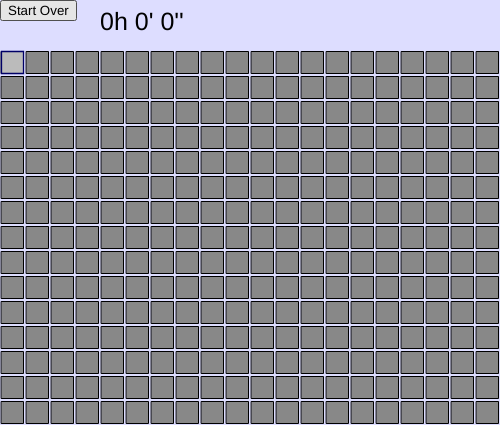
Frame 1 (no input)
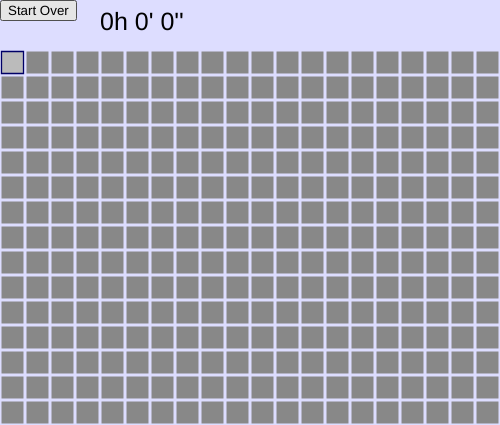
Frame 60 (no input)
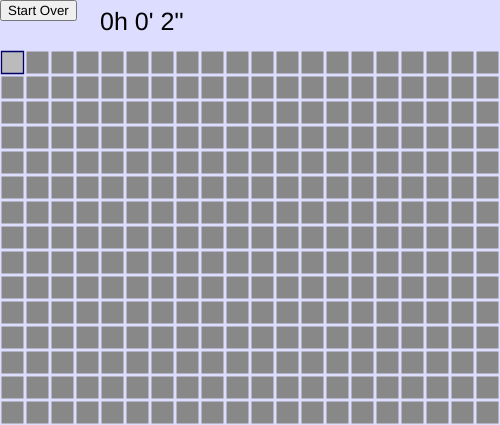
Frame 120 (the mouse pressed at the canvas centre since frame 60)

The p5.js sketch that drew these frames (run headless with seeded random() and noise() and a simulated clock; from frame 60 on, the mouse is pressed at the canvas centre):

// p5.js sketch
// ── sketch.js
var xypos = [0,0];
const r = 25;
const margin = 1.5;
const xSquares = 20; // number of columns
const ySquares = 15; // number of rows
const nBombs = 1;//40; // number of bombs in this square
var mask; // binary array, init as all zeros, if zero you cannot see the board tile underneath
var flag;
const leftx = 0; // how much margin to leave on tip
const topy = 50;
var board;
var strBoard;
var startTime;
var endTime;
const colormap = {"1":"#33F","2":"#093","3":"#D33","4":"#00C",
                  "5":"#099","6":"#C00","7":"#0C0","8":"#000",
                  "!!":"#D33"};
var curTime;
var gameState; // "playing" , "won" , "lost"


function startOver() {
  flag = zeros([xSquares,ySquares]);
  mask = zeros([xSquares,ySquares]);
  board = generateBoard();
  strBoard = getStringRepBoard(board);
  startTime = millis();
  gameState = "playing";
}

function setup() {
  createCanvas(r * xSquares + leftx, r * ySquares + topy);
  startOver();
  
  button = createButton('Start Over');
  button.position(0, 0);
  button.mousePressed(startOver);
  
  // tests
  console.log(board[0]);
  console.log(strBoard[0]);
  console.log(mask[0]); // should be all zeros
}

function draw() {
  background("#DDF");
  
  if (gameState == "playing") {
    // draw a timer
    curTime = millis();
    fill("#000");
    textSize(25);
    text( millisToString(curTime - startTime), 100, 30);
  } else if (gameState == "lost") {
    fill("#A00");
    textSize(25);
    text( millisToString(endTime - startTime), 100, 30);
  } else if (gameState == "won") {
    fill("#0A0");
    textSize(25);
    text( millisToString(endTime - startTime), 100, 30);
  }
  drawBoard();
}

function millisToString(t) {
  return parseInt(t / 3600000) + "h " + parseInt((t / 60000) % 60) + "' " + parseInt((t / 1000) % 60) + "''";
}

// helper
function zeros(dimensions) {
  var array = [];
  for (var i = 0; i < dimensions[0]; ++i) {
    array.push(dimensions.length == 1 ? 0 : zeros(dimensions.slice(1)));
  }
  return array;
}

function ones(dimensions) {
  var array = [];
  for (var i = 0; i < dimensions[0]; ++i) {
    array.push(dimensions.length == 1 ? 1 : ones(dimensions.slice(1)));
  }
  return array;
}

// helper function for getting random subarray
function getRandomSubarray(arr, size) {
    var shuffled = arr.slice(0), i = arr.length, temp, index;
    while (i--) {
        index = Math.floor((i + 1) * Math.random());
        temp = shuffled[index];
        shuffled[index] = shuffled[i];
        shuffled[i] = temp;
    }
    return shuffled.slice(0, size);
}

// returns a viewable board with numbers -1 through 8
// -1 means bomb
function generateBoard () {
  // generates 2d (m x n) array of strings marked
  // blank if the tile touches zero bombs,
  // k if they are touching k bombs
  // * if the tile is a bomb
  var board = zeros([xSquares,ySquares]);
  let allIdxs = []; // 1d array
  for (let i=0; i< xSquares * ySquares ; i++) {
    allIdxs.push(i);
  }
  const bombIdxs1D = getRandomSubarray(allIdxs , nBombs);
  for (let i = 0; i < bombIdxs1D.length; i++) {
    board[parseInt(bombIdxs1D[i] / ySquares)][bombIdxs1D[i] % ySquares] = -1;
  }
  // fill non bombs with numbers
  for (let i = 0; i < xSquares; i++) {
    for (let j = 0; j < ySquares; j++) {
      if (board[i][j] != -1) {
        for (let xn = Math.max(i - 1,0); xn < Math.min(i+2,xSquares); xn++) {
          for (let yn = Math.max(j-1,0); yn < Math.min(j+2,ySquares); yn++) {
            if ((i!=xn || j!=yn) && board[xn][yn] == -1) {
              board[i][j] = board[i][j] + 1;
            }
          }
        }
      }
    }
  }
  // more code here for filling other numbers
  return board;
}

function getStringRepBoard (board) {
  var stringRepBoard = []
  for (let i=0; i<board.length; i++) {
    let column = [];
    for (let j=0; j<board[i].length; j++) {
      if (board[i][j] == -1) {
        column.push("*");
      } else if (board[i][j] == 0) {
        column.push("")
      } else {
        column.push(board[i][j].toString());
      }
    }
    stringRepBoard.push(column);
  }
  return stringRepBoard;
}

function drawTileBackground (xCoord,yCoord) {
  rect(leftx + xCoord * r + margin , topy + yCoord * r + margin , r - 2*margin , r - 2*margin);
}

function drawTileValue (xCoord,yCoord,tileValue) {
  fill("#EE5555");
  if (tileValue == "*") {
    fill("#000");
    textSize(30);
    text(tileValue, leftx + xCoord * r + margin + 0.2*r , topy + yCoord * r + margin + 1.15*r);
  } else if (tileValue == "") {
    // don't do anything
  }  else {
    // there is a number to be displayed
    fill(colormap[tileValue]);
    textSize(15);
    text(tileValue, leftx + xCoord * r + margin + 0.25*r , topy + yCoord * r + margin + 0.65*r);
  }
  
}

function drawBoard () {
  // draw the tiles in grey
  let c; // hex color variable
  let tileValue; // the string of that tile value
  for (let xc = 0; xc < xSquares ; xc ++) {
    for (let yc = 0; yc < xSquares ; yc ++) {
      if (mask[xc][yc] == 0 && flag[xc][yc] == 1) {
        c = "#CCF"; // make it lighter and a bit blue if it's flagged
      } else if (mask[xc][yc] == 0 && flag[xc][yc] == 0) {
        c = "#888"; // darker square if it's still not visible to player
      } else {
        c = "#CCC"; // light color if it's visible
      }
      fill(c);
      drawTileBackground(xc,yc);
      if (mask[xc][yc] == 1) {
        // console.log(strBoard[xc][yc]);
        drawTileValue(xc , yc , strBoard[xc][yc]);
      } else if (flag[xc][yc] == 1) {
        drawTileValue(xc , yc , "!!");
      }
    }
  }
  // now draw the cursor's background tile
  if (mask[xypos[0]][xypos[1]] == 0 && flag[xypos[0]][xypos[1]] == 0) {
    c = "#BBB";
  } else if (mask[xypos[0]][xypos[1]] == 0 && flag[xypos[0]][xypos[1]] == 1) {
    c = "#DDF";
  } else {
    c = "FFF";
  }
  fill(c);
  strokeWeight(1.3);
  stroke("#006");
  drawTileBackground(xypos[0],xypos[1]);
  strokeWeight(0);
  if (mask[xypos[0]][xypos[1]] == 1) {
    drawTileValue(xypos[0] , xypos[1] , strBoard[xypos[0]][xypos[1]]);
  } else if (flag[xypos[0]][xypos[1]] == 1) {
    drawTileValue(xypos[0], xypos[1], "!!");
  }
  // for index in all indices
  // if the mask at this index is zero 
    // and there's no flag: draw a grey square
    // if there's a flag: draw a flag
  // if not draw a lighter grey square with the board underneath number underneath it
  // draw a lighter square for the cursor
}

// call this function when you reveal a tile
function unmaskTile (xc,yc) {
  if (board[xc][yc] == -1) {
    // if it's a bomb, unmask everything
    gameState = "lost";
    endTime = millis();
    mask = ones([xSquares,ySquares]);
  } else if (board[xc][yc] == 0) {
    // not touching any bombs, unmask it
    mask[xc][yc] = 1;
    // unmask all of it's neighbours too
    for (let i = Math.max(xc - 1 , 0); i < Math.min(xc + 2 , xSquares); i++) {
      for (let j = Math.max(yc - 1 , 0); j < Math.min(yc + 2 , ySquares); j++) {
        if ((i != xc || j!= yc) && mask[i][j] == 0) {
            // unmask the i,j th tile too
          mask[xc][yc] = 1;
          unmaskTile(i,j);
        }
      }
    }
  } else {
    mask[xc][yc] = 1;
  }
}

// helper for summing an array
function sumArray(accumulator, a) {
  return accumulator + a;
}

// handle key presses

function keyPressed() {
  if (keyCode == UP_ARROW && xypos[1] > 0) {
    xypos[1] --;
  } else if (keyCode == DOWN_ARROW && xypos[1] < (ySquares - 1)) {
    xypos[1] ++;
  } else if (keyCode == RIGHT_ARROW && xypos[0] < (xSquares - 1)) {
    xypos[0] ++;
  } else if (keyCode == LEFT_ARROW && xypos[0] > 0) {
    xypos[0] --;
  } else if (keyCode == ENTER && mask[xypos[0]][xypos[1]] == 0 && flag[xypos[0]][xypos[1]] == 0) {
    unmaskTile(xypos[0],xypos[1]);
  } else if (keyCode == 70 && mask[xypos[0]][xypos[1]] == 0) { // 70 is the keycode for 'f'
    // toggle the flag
    flag[xypos[0]][xypos[1]] += 1;
    flag[xypos[0]][xypos[1]] %= 2;
  } else {
    console.log(keyCode.toString());
  }
  // check to see if the player won
  if (xSquares * ySquares - nBombs == mask.flat().reduce(sumArray,0) && gameState == "playing") {
    gameState = "won";
    endTime = millis();
  }
}


/* 

Future work: link with backend, put scorebord underneath so that things work smoothly

*/
